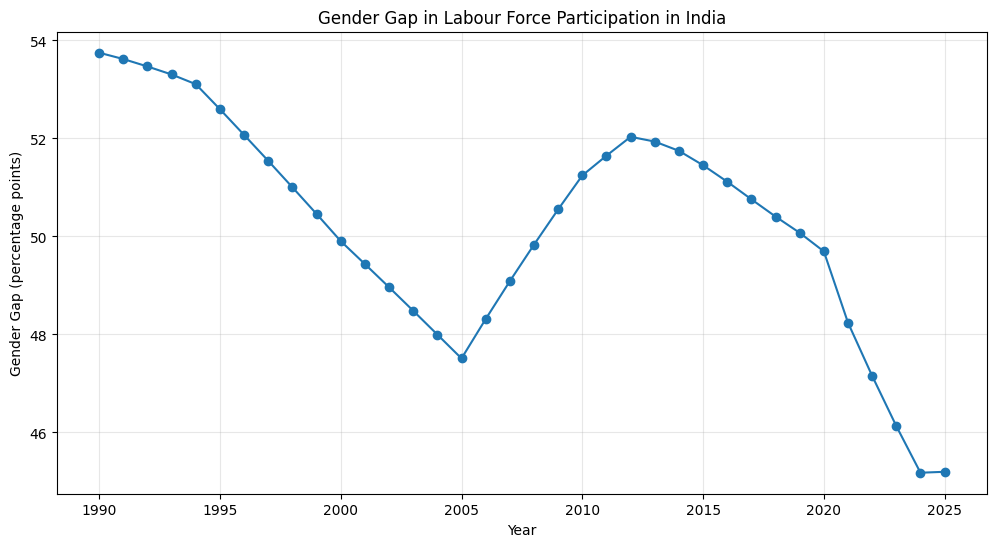

The Python source for this figure:
# -*- coding: utf-8 -*-
"""gender_gap.ipynb

Automatically generated by Colab.

Original file is located at
    https://colab.research.google.com/drive/11NsR_15Sxlaf5CxldEfLw7BMeEoHCm2R
"""

#importing libraries
import pandas as pd
import matplotlib.pyplot as plt

#loading dataset for female labor force participation
df = pd.read_csv("data.csv", skiprows=4)
df.head()

df.shape

# selecting India specifically
india = df[df["Country Code"] == "IND"].copy()
india

# selecting years 1990-2026
years = [str(year) for year in range(1990, 2026)]

india = india[["Country Name", "Country Code", "Indicator Name", "Indicator Code"] + years]
# changing format from wide to long
india_long = india.melt(
    id_vars=["Country Name", "Country Code", "Indicator Name", "Indicator Code"],
    var_name="Year",
    value_name="Female_LFPR"
)
india_long["Year"] = india_long["Year"].astype(int)

india_long["Female_LFPR"] = pd.to_numeric(
    india_long["Female_LFPR"],
    errors="coerce"
)

india_long.head()

"""The dataset contains annual observations of female labour force participation in India from 1990 onwards. The female LFPR was around 30.3% in 1990 and increased gradually during the 1990s"""

#checking for missing data
india_long.isnull().sum()

india_long.info()

# final female data
female = india_long[
    ["Year", "Female_LFPR"]
].copy()
female = female.sort_values("Year").reset_index(drop=True)
female.head(10)

#calculate change in female participation
female["Annual_Change"] = female["Female_LFPR"].diff()
female["Percentage_Change"] = (
    female["Female_LFPR"].pct_change() * 100
)

female.head()

#plotting female Labour force participation
plt.figure(figsize=(12, 6))

plt.plot(
    female["Year"],
    female["Female_LFPR"],
    marker="o"
)

plt.title("Female Labour Force Participation Rate in India (1990–2025)")
plt.xlabel("Year")
plt.ylabel("Labour Force Participation Rate (%)")
plt.grid(alpha=0.3)

plt.show()

"""Female labour force participation increased from the early 1990s and reached its highest level in 2005 at 34.85%. It subsequently declined substantially, reaching 25.998% in 2020, before recovering to approximately 32.4% by 2025."""

#loading the dataset for male labor force participation
male = pd.read_csv("data_m.csv")
male.head()

male.shape

# selecting for india only
male_india = male[male["Country Code"] == "IND"].copy()
male_india.head()

#selecting for the years 1990-2025
years = [str(year) for year in range(1990, 2026)]

male_india = male_india[["Country Name", "Country Code", "Series Name", "Series Code"] + years]
# changing format from wide to long
male_long = male_india.melt(
    id_vars=[
        "Country Name",
        "Country Code",
        "Series Name",
        "Series Code"
    ],
    var_name="Year",
    value_name="Male_LFPR"
)
male_long.head()

male_long["Year"] = male_long["Year"].astype(int)

male_long["Male_LFPR"] = pd.to_numeric(
    male_long["Male_LFPR"],
    errors="coerce"
)

#checking for missing data
male_long.isnull().sum()

male_long.info()

# final male lfpr data
male_clean = male_long[
    ["Year", "Male_LFPR"]
].copy()
male_clean = male_clean.sort_values("Year").reset_index(drop=True)
male_clean.head(10)

# joining female and male lfpr data
df_final = pd.merge(
    female,
    male_clean,
    on="Year",
    how="inner"
)

# calculating the gender gap
df_final["Gender_Gap"] = (
    df_final["Male_LFPR"] -
    df_final["Female_LFPR"]
)

# calculating the female - male ratio
df_final["Female_Male_Ratio"] = (
    df_final["Female_LFPR"] /
    df_final["Male_LFPR"]
)

df_final["Female_Male_Ratio_Pct"] = (
    df_final["Female_Male_Ratio"] * 100
)

df_final.head()

df_final.info()

df_final.isnull().sum()

# plotting the lfpr for males and females in India
plt.figure(figsize=(12, 6))

plt.plot(
    df_final["Year"],
    df_final["Female_LFPR"],
    marker="o",
    label="Female"
)

plt.plot(
    df_final["Year"],
    df_final["Male_LFPR"],
    marker="o",
    label="Male"
)

plt.title(
    "Labour Force Participation Rate in India: Male vs Female"
)

plt.xlabel("Year")
plt.ylabel("Labour Force Participation Rate (%)")

plt.legend()
plt.grid(alpha=0.3)

plt.savefig(
    "male_vs_female_lfpr.png",
    dpi=300,
    bbox_inches="tight"
)

plt.show()

"""Male labour force participation remained considerably higher than female participation throughout 1990–2025. While both series declined over parts of the period, the gap between male and female participation remained substantial."""

# plotting the gender gap
plt.figure(figsize=(12, 6))

plt.plot(
    df_final["Year"],
    df_final["Gender_Gap"],
    marker="o"
)

plt.title(
    "Gender Gap in Labour Force Participation in India"
)

plt.xlabel("Year")
plt.ylabel("Gender Gap (percentage points)")

plt.grid(alpha=0.3)

plt.savefig(
    "gender_gap_india.png",
    dpi=300,
    bbox_inches="tight"
)

plt.show()

"""The gender gap declined from approximately 53.75 percentage points in 1990 to 45.20 percentage points in 2025. The gap narrowed particularly toward the later part of the period, although a sizeable difference between male and female participation remained."""

# calculate average based on decades
def period(year):
    if 1990 <= year <= 1999:
        return "1990–1999"
    elif 2000 <= year <= 2009:
        return "2000–2009"
    elif 2010 <= year <= 2019:
        return "2010–2019"
    else:
        return "2020–2025"

df_final["Period"] = df_final["Year"].apply(period)

period_summary = df_final.groupby("Period").agg(
    Average_Female_LFPR=("Female_LFPR", "mean"),
    Average_Male_LFPR=("Male_LFPR", "mean"),
    Average_Gender_Gap=("Gender_Gap", "mean")
).reset_index()
period_summary

"""The average female LFPR was highest during 2000–2009 at 33.39% and lowest during 2010–2019 at 26.89%. The average gender gap was largest during 1990–1999 and lowest during 2020–2025, indicating a reduction in the average participation difference over these periods"""

# plotting the average female lfpr by decades
plt.figure(figsize=(10, 6))

plt.bar(
    period_summary["Period"],
    period_summary["Average_Female_LFPR"]
)

plt.title(
    "Average Female Labour Force Participation Rate by Period"
)

plt.xlabel("Period")
plt.ylabel("Average LFPR (%)")

plt.xticks(rotation=20)

plt.savefig(
    "female_lfpr_by_period.png",
    dpi=300,
    bbox_inches="tight"
)

plt.show()

"""Female labour force participation increased on average from 31.52% in 1990–1999 to 33.39% in 2000–2009. It then declined to 26.89% during 2010–2019 before recovering to 29.82% during 2020–2025."""

plt.figure(figsize=(10, 6))

plt.bar(
    period_summary["Period"],
    period_summary["Average_Gender_Gap"]
)

plt.title(
    "Average Gender Gap in Labour Force Participation"
)

plt.xlabel("Period")
plt.ylabel("Gender Gap (percentage points)")

plt.xticks(rotation=20)

plt.savefig(
    "gender_gap_by_period.png",
    dpi=300,
    bbox_inches="tight"
)

plt.show()

"""Female labour force participation increased on average from 31.52% in 1990–1999 to 33.39% in 2000–2009. It then declined to 26.89% during 2010–2019 before recovering to 29.82% during 2020–2025."""

female_change = (
    df_final.iloc[-1]["Female_LFPR"] -
    df_final.iloc[0]["Female_LFPR"]
)

print(
    f"Change in female LFPR from {df_final.iloc[0]['Year']} "
    f"to {df_final.iloc[-1]['Year']}: "
    f"{female_change:.2f} percentage points"
)

gap_change = (
    df_final.iloc[-1]["Gender_Gap"] -
    df_final.iloc[0]["Gender_Gap"]
)

print(
    f"Change in gender gap: {gap_change:.2f} percentage points"
)

#lowest female LFPR
lowest = df_final.loc[
    df_final["Female_LFPR"].idxmin()
]

print(lowest)

#Highest Female LFPR
highest = df_final.loc[
    df_final["Female_LFPR"].idxmax()
]

print(highest)

#largest annual increase
df_final.loc[df_final["Female_LFPR"].diff().idxmax()]

#largest annual decline
largest_decline = df_final.loc[
    df_final["Female_LFPR"].diff().idxmin()
]

largest_decline

"""- LFPR increased by approximately 2.17 percentage points between 1990 and 2025. However, this net change masks substantial fluctuations during the intervening period, including a decline after the mid-2000s and a subsequent recovery.

- The lowest female LFPR in the dataset occurred in 2020 at 25.998%. In the following year, participation increased to 27.724%, representing an annual increase of approximately 1.73 percentage points.

- The lowest female LFPR in the dataset occurred in 2020 at 25.998%. In the following year, participation increased to 27.724%, representing an annual increase of approximately 1.73 percentage points.
"""

# comparing South Asian Countries
countries = ["India", "Bangladesh", "Sri Lanka", "Nepal", "Pakistan"]

df_countries = df[df["Country Name"].isin(countries)].copy()

df_countries[["Country Name", "Country Code"]]

year_columns = [
    col for col in df_countries.columns
    if any(str(year) in str(col) for year in range(1990, 2026))
]

print(year_columns)

df_countries = df_countries[
    ["Country Name", "Country Code", "Indicator Name", "Indicator Code"]
    + year_columns
]

df_long = df_countries.melt(
    id_vars=[
        "Country Name",
        "Country Code",
        "Indicator Name",
        "Indicator Code"
    ],
    var_name="Year",
    value_name="Female_LFPR"
)

df_long["Year"] = (
    df_long["Year"]
    .str.extract(r"(\d{4})")[0]
    .astype(int)
)
df_long["Female_LFPR"] = pd.to_numeric(
    df_long["Female_LFPR"],
    errors="coerce"
)

df_clean = df_long[
    ["Country Name", "Year", "Female_LFPR"]
].copy()

df_clean = df_clean.sort_values(
    ["Country Name", "Year"]
).reset_index(drop=True)
df_clean.head()

plt.figure(figsize=(12, 6))

for country in countries:
    country_data = df_clean[
        df_clean["Country Name"] == country
    ]

    plt.plot(
        country_data["Year"],
        country_data["Female_LFPR"],
        marker="o",
        markersize=3,
        label=country
    )

plt.title(
    "Female Labour Force Participation in South Asia (1990–2025)"
)

plt.xlabel("Year")
plt.ylabel("Female Labour Force Participation Rate (%)")

plt.legend()
plt.grid(alpha=0.3)

plt.savefig(
    "female_lfpr_south_asia.png",
    dpi=300,
    bbox_inches="tight"
)

plt.show()

"""Female labour force participation follows noticeably different trajectories across the five South Asian countries. Sri Lanka starts from a relatively high level but declines over the period, while Bangladesh and Pakistan show substantial increases between 1990 and 2025."""

start = df_clean[
    df_clean["Year"] == 1990
][["Country Name", "Female_LFPR"]].rename(
    columns={"Female_LFPR": "LFPR_1990"}
)

end = df_clean[
    df_clean["Year"] == 2025
][["Country Name", "Female_LFPR"]].rename(
    columns={"Female_LFPR": "LFPR_2025"}
)

change = pd.merge(
    start,
    end,
    on="Country Name"
)

change["Change"] = (
    change["LFPR_2025"] -
    change["LFPR_1990"]
)

change

"""Between 1990 and 2025, Bangladesh recorded an increase of 14.44 percentage points, while Pakistan increased by 12.85 points and Nepal by 6.84 points. India experienced a smaller net increase of 2.17 points, whereas Sri Lanka recorded a decline of 14.16 percentage points"""

plt.figure(figsize=(10, 6))

plt.bar(
    change["Country Name"],
    change["Change"]
)

plt.axhline(0, linewidth=1)

plt.title(
    "Change in Female Labour Force Participation: 1990–2025"
)

plt.xlabel("Country")
plt.ylabel("Change (percentage points)")

plt.xticks(rotation=20)

plt.savefig(
    "lfpr_change_1990_2025.png",
    dpi=300,
    bbox_inches="tight"
)

plt.show()

"""The chart highlights substantial differences in the change in female labour force participation across South Asian countries. Bangladesh and Pakistan show large positive changes over the period, while Sri Lanka shows a negative change; India's change is comparatively smaller"""

df_clean["Period"] = df_clean["Year"].apply(period)

period_summary = (
    df_clean
    .groupby(["Country Name", "Period"])["Female_LFPR"]
    .mean()
    .reset_index()
)

period_summary
